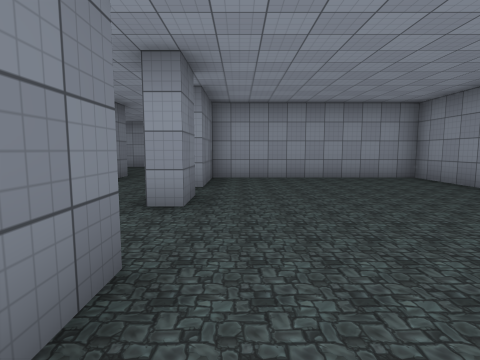
[1] (above)

24 first-person views from a walk through a 3-D level made in the Unity game engine. The camera is 1.5 m above the floor, tilts 6° down and sees 80° across. The floor is counted in squares, 2 m on a side. Each view is taken from the middle of a square. On the plan, view 1 faces up. The plan holds only what a view shows up to about 10 squares ahead; the rest is blank. The player is left out. Some surface patterns are stand-ins.

[2]
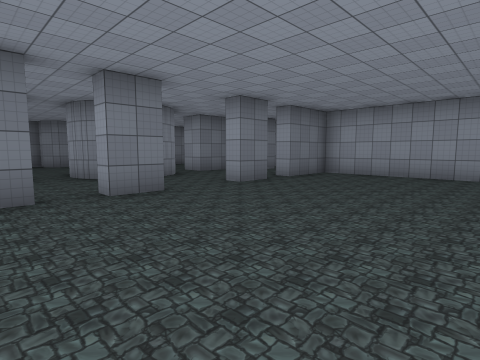

[3]
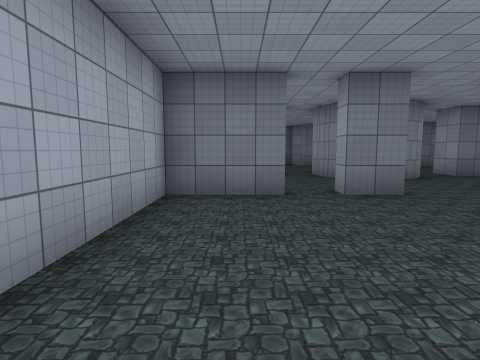

[4]
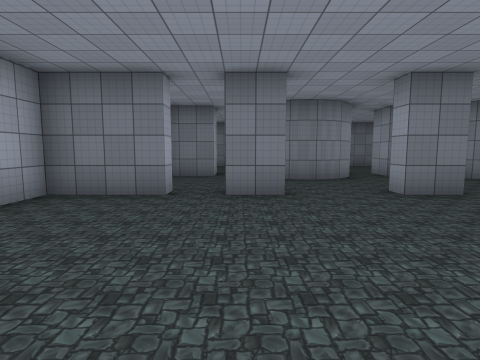

[5]
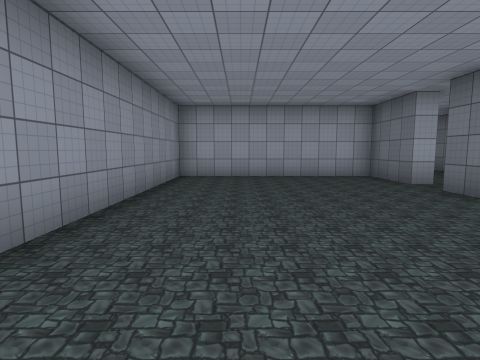

[6]
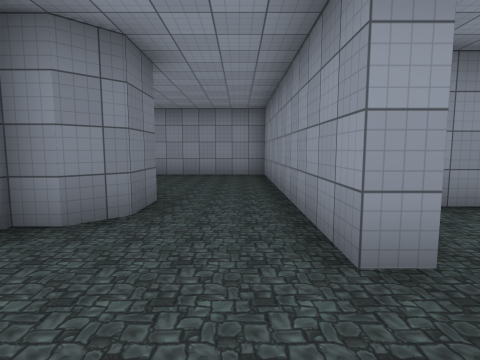

[7]
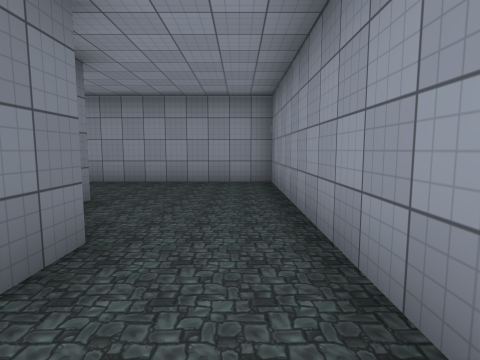

[8]
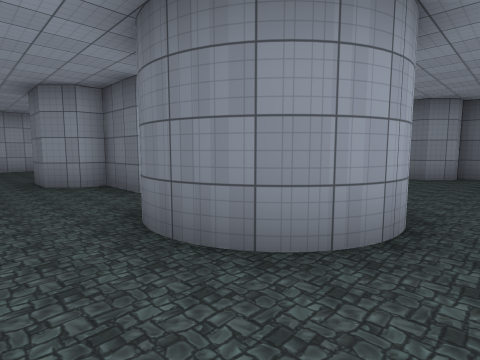

[9]
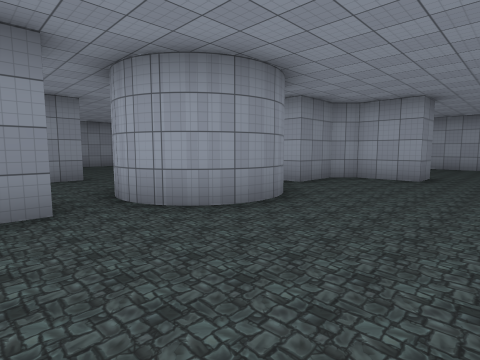

[10]
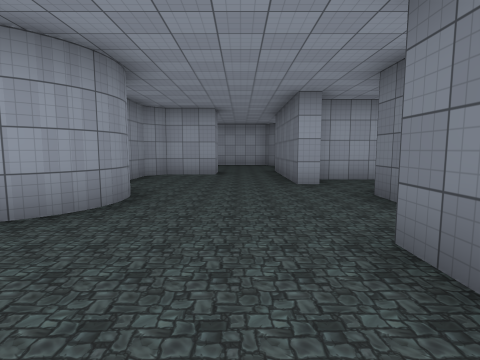

[11]
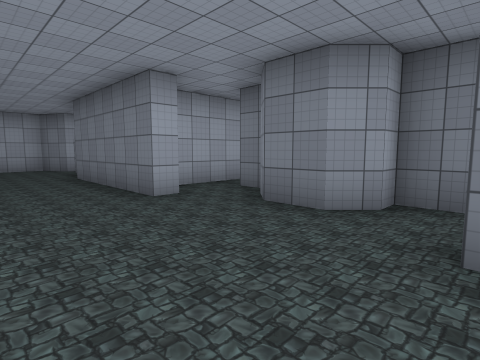

[12]
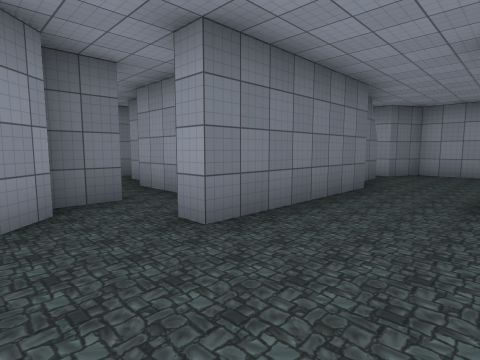

[13]
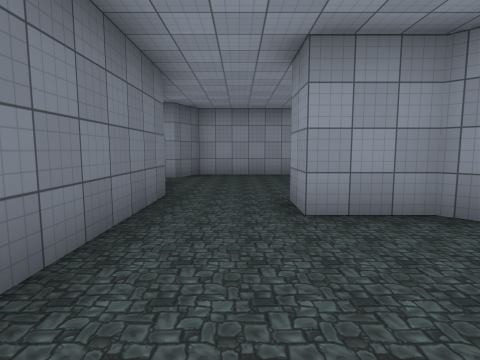

[14]
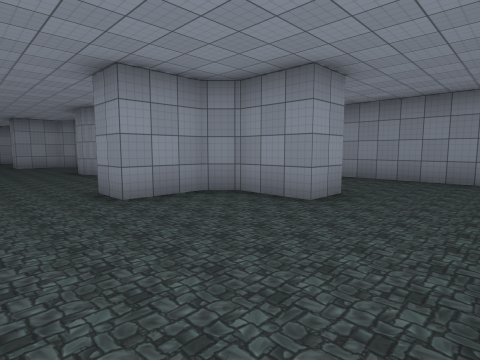

[15]
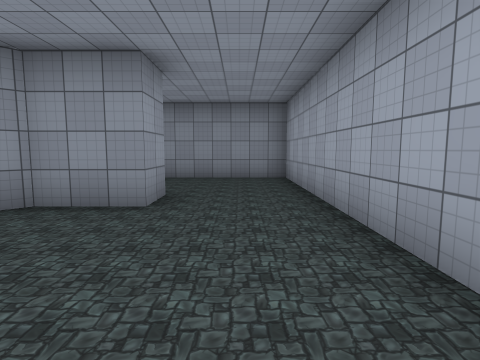

[16]
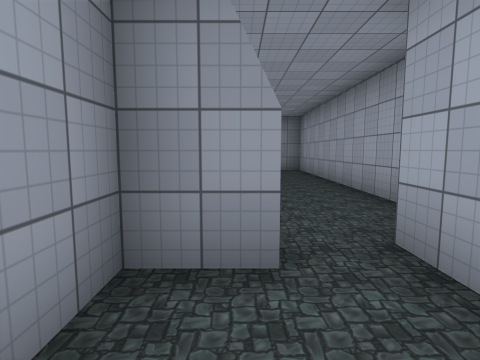

[17]
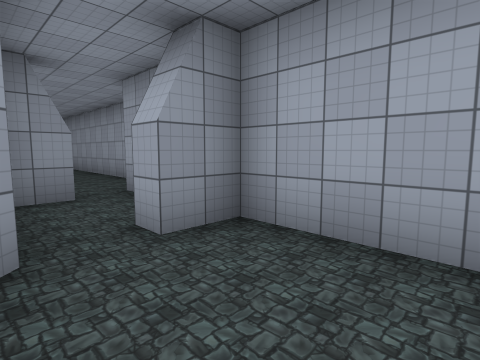

[18]
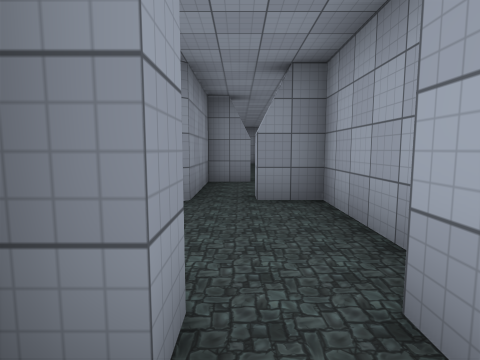

[19]
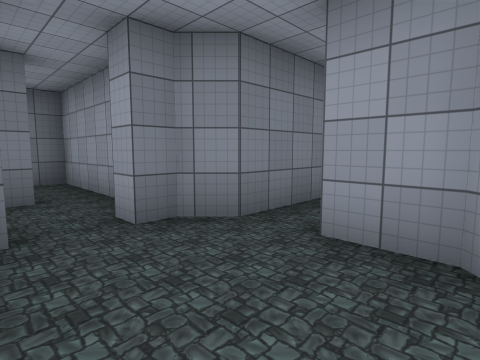

[20]
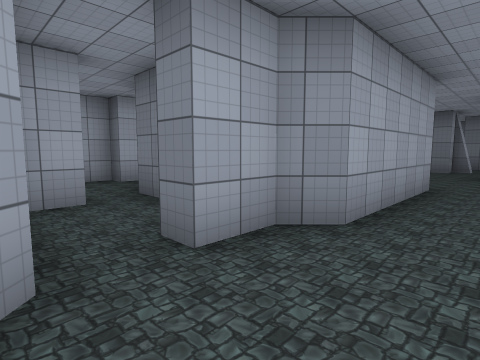

[21]
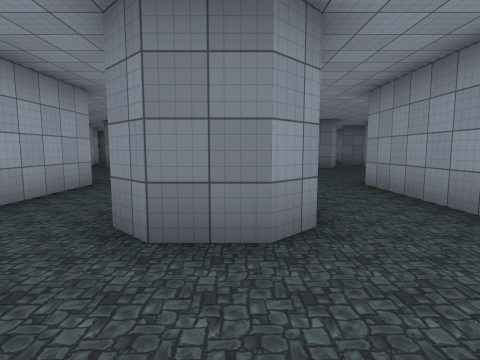

[22]
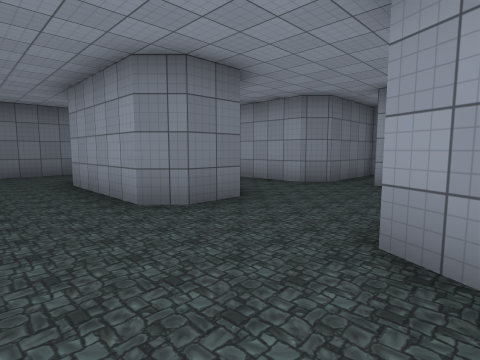

[23]
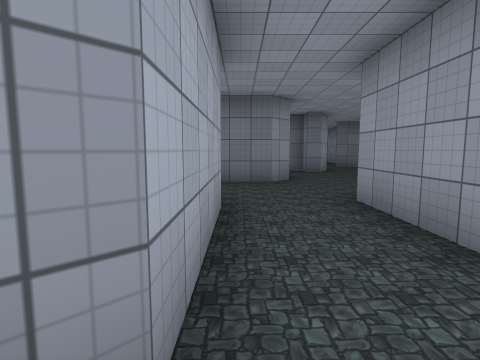

[24]
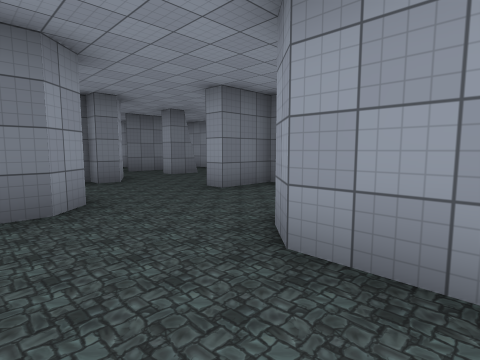

### Floor plan
Key: @ floor where view 1 was taken; # wall or solid block; . floor.
Columns run from 28 left of view 1 to 5 right of it. Each row starts with its distance up from view 1.
 13                   ##########
 12                   #... ....#
 11                   .... ....#
 10                   #... #...#
  9 #.#.. #     ##    #...  ...#
  8  .....#.    #.    #..####..#######
  7   .#.....   #.    #....##..#.....#
  6    #.....####.#####....#...#.....#
  5       #...........#..............#
  4       #......... #.....##..#.....#
  3       #  ####... #....###........#
  2       #..####...##....###........#
  1       #..........#.........#.....#
  0    ................#...#....@....#
 -1    #.....#####.#####...#...#.....#
 -2             #..#  #..####..#.....#
 -3             #..#  #....##..#######
 -4         #####.#####....#...#
 -5         #.........#........#
 -6           #.#...#..........#
 -7             ##### #........#
 -8                   ##########

Where each view was taken, in squares from view 1:
view 1: 0 up, 0 right, facing up
view 2: 1 down, 4 right, facing up-left
view 3: 1 down, 4 right, facing left
view 4: 1 up, 4 right, facing left
view 5: 6 up, 3 right, facing down
view 6: 4 up, 2 left, facing up
view 7: 6 up, 2 left, facing up
view 8: 5 up, 2 left, facing down-left
view 9: 6 up, 9 left, facing down-right
view 10: 7 up, 8 left, facing down
view 11: 5 up, 7 left, facing down-left
view 12: 3 up, 7 left, facing up-left
view 13: 4 up, 8 left, facing up
view 14: 7 down, 9 left, facing up-right
view 15: 6 down, 9 left, facing right
view 16: 5 down, 12 left, facing right
view 17: 4 down, 15 left, facing down-right
view 18: 5 down, 17 left, facing right
view 19: 6 down, 13 left, facing up-left
view 20: 1 up, 13 left, facing down-left
view 21: 3 up, 13 left, facing left
view 22: 0 up, 12 left, facing up-left
view 23: 4 up, 15 left, facing left
view 24: 4 up, 18 left, facing up-left
